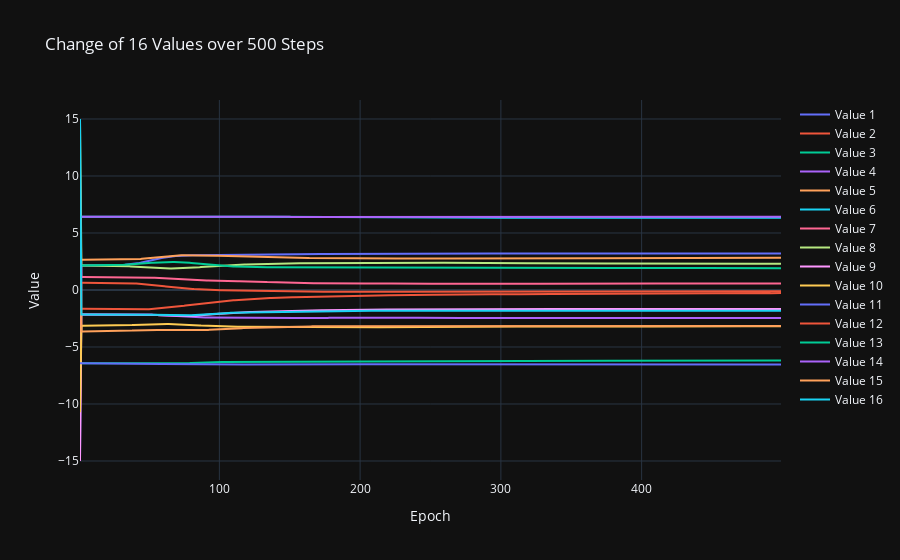

Notebook source saved alongside this figure:
### Markdown cell above
## Mean value

### Code cell
import numpy as np
import plotly.graph_objects as go

data = experiment_data_loader.experiment_data['000015']['repetition_data'][2]


means = []
for mean_idx in range(16):
    means.append(data[f"mean{mean_idx}"])

    
data = np.stack(means, axis=1)
print(data.shape)
#data = np.expand_dims(data, axis=1)

# Preparing data for plotting
epochs = np.arange(1, data.shape[0])
traces = []
for i in range(data.shape[1]):
    traces.append(go.Scatter(x=epochs, y=data[:, i], mode='lines', name=f'Value {i+1}'))

# Plotting with Plotly
layout = go.Layout(title='Change of 16 Values over 500 Steps',
                   xaxis=dict(title='Epoch'),
                   yaxis=dict(title='Value'),
                   template='plotly_dark')

fig = go.Figure(data=traces, layout=layout)
fig.show()

### Figure 1 — Plotly figure (JSON) as saved in the notebook; plotly's stock layout.template omitted (floating-point values rounded to 4 significant figures; data arrays with more than 128 entries replaced by an {"elided": "..."} marker saying what was removed)
{"data": [{"mode": "lines", "name": "Value 1", "type": "scatter", "x": {"elided": "499 int values"}, "y": {"elided": "500 float values"}}, {"mode": "lines", "name": "Value 2", "type": "scatter", "x": {"elided": "499 int values"}, "y": {"elided": "500 float values"}}, {"mode": "lines", "name": "Value 3", "type": "scatter", "x": {"elided": "499 int values"}, "y": {"elided": "500 float values"}}, {"mode": "lines", "name": "Value 4", "type": "scatter", "x": {"elided": "499 int values"}, "y": {"elided": "500 float values"}}, {"mode": "lines", "name": "Value 5", "type": "scatter", "x": {"elided": "499 int values"}, "y": {"elided": "500 float values"}}, {"mode": "lines", "name": "Value 6", "type": "scatter", "x": {"elided": "499 int values"}, "y": {"elided": "500 float values"}}, {"mode": "lines", "name": "Value 7", "type": "scatter", "x": {"elided": "499 int values"}, "y": {"elided": "500 float values"}}, {"mode": "lines", "name": "Value 8", "type": "scatter", "x": {"elided": "499 int values"}, "y": {"elided": "500 float values"}}, {"mode": "lines", "name": "Value 9", "type": "scatter", "x": {"elided": "499 int values"}, "y": {"elided": "500 float values"}}, {"mode": "lines", "name": "Value 10", "type": "scatter", "x": {"elided": "499 int values"}, "y": {"elided": "500 float values"}}, {"mode": "lines", "name": "Value 11", "type": "scatter", "x": {"elided": "499 int values"}, "y": {"elided": "500 float values"}}, {"mode": "lines", "name": "Value 12", "type": "scatter", "x": {"elided": "499 int values"}, "y": {"elided": "500 float values"}}, {"mode": "lines", "name": "Value 13", "type": "scatter", "x": {"elided": "499 int values"}, "y": {"elided": "500 float values"}}, {"mode": "lines", "name": "Value 14", "type": "scatter", "x": {"elided": "499 int values"}, "y": {"elided": "500 float values"}}, {"mode": "lines", "name": "Value 15", "type": "scatter", "x": {"elided": "499 int values"}, "y": {"elided": "500 float values"}}, {"mode": "lines", "name": "Value 16", "type": "scatter", "x": {"elided": "499 int values"}, "y": {"elided": "500 float values"}}], "layout": {"title": {"text": "Change of 16 Values over 500 Steps"}, "xaxis": {"title": {"text": "Epoch"}}, "yaxis": {"title": {"text": "Value"}}}}
